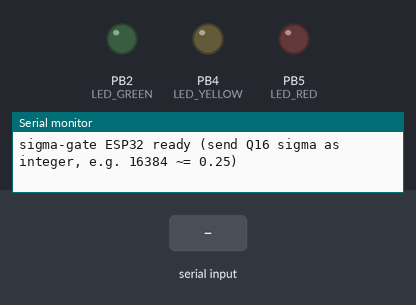
A sketch run on a simulated ATtiny85, built with avr-gcc and run on an emulated ATtiny85. On the bench: output pins drawn as LEDs (lit = HIGH), the last lines printed to the serial monitor. The test bench sets the inputs (shaded band).

Above: at 1.2 s.
1.3 s: "90,45\n" received over Serial
At 2.5 s:
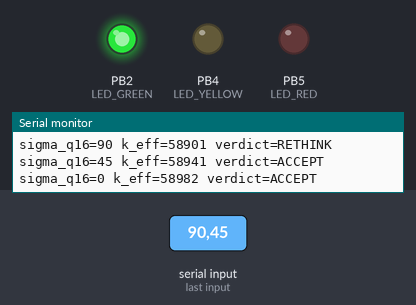
Timing chart, 0 to 4.3 s (numbered marks = the images above; inputs shaded):
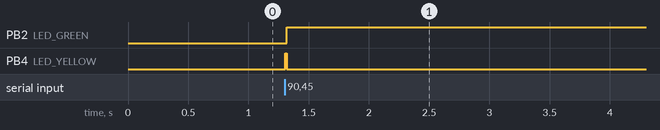

The sketch:

sigma_gate_esp32.ino
```cpp
// (licence header left out)
#include "sigma_gate_tiny.h"

#define LED_GREEN  2
#define LED_YELLOW 4
#define LED_RED    5

static sigma_state_t gate;

static void show_verdict(sigma_verdict_t v) {
    digitalWrite(LED_GREEN, v == SIGMA_ACCEPT ? HIGH : LOW);
    digitalWrite(LED_YELLOW, v == SIGMA_RETHINK ? HIGH : LOW);
    digitalWrite(LED_RED, v == SIGMA_ABSTAIN ? HIGH : LOW);
}

void setup() {
    Serial.begin(115200);
    pinMode(LED_GREEN, OUTPUT);
    pinMode(LED_YELLOW, OUTPUT);
    pinMode(LED_RED, OUTPUT);
    sigma_state_init(&gate);
    Serial.println("sigma-gate ESP32 ready (send Q16 sigma as integer, e.g. 16384 ~= 0.25)");
}

void loop() {
    if (Serial.available()) {
        long v = Serial.parseInt();
        int32_t sigma_q16 = (int32_t)v;
        sigma_update(&gate, sigma_q16, SIGMA_Q16(0.9));
        sigma_verdict_t verdict = sigma_gate(&gate);
        show_verdict(verdict);

        Serial.print("sigma_q16=");
        Serial.print((long)gate.sigma);
        Serial.print(" k_eff=");
        Serial.print((long)gate.k_eff);
        Serial.print(" verdict=");
        if (verdict == SIGMA_ACCEPT)
            Serial.println("ACCEPT");
        else if (verdict == SIGMA_RETHINK)
            Serial.println("RETHINK");
        else
            Serial.println("ABSTAIN");
    }
    delay(10);
}
```

sigma_gate_attiny85.c
```cpp
// (licence header left out)
#ifndef F_CPU
#define F_CPU 1000000UL
#endif

#include "sigma_gate_tiny.h"
#include <avr/io.h>
#include <stdint.h>
#include <util/delay.h>

static void pins_init(void)
{
    DDRB |= (uint8_t)((1 << PB0) | (1 << PB1) | (1 << PB2));
}

static void show_verdict(sigma_verdict_t v)
{
    uint8_t mask = 0;
    if (v == SIGMA_ACCEPT)
        mask |= (1 << PB0);
    if (v == SIGMA_RETHINK)
        mask |= (1 << PB1);
    if (v == SIGMA_ABSTAIN)
        mask |= (1 << PB2);
    PORTB = (PORTB & (uint8_t)~((1 << PB0) | (1 << PB1) | (1 << PB2))) | mask;
}

int main(void)
{
    sigma_state_t gate;

    pins_init();
    sigma_state_init(&gate);

    for (;;) {
        /* Demo: ramp σ in Q16 — replace with ADC / UART in a real build. */
        int32_t sigma_q16 = 12000;
        sigma_update(&gate, sigma_q16, SIGMA_Q16(0.9));
        show_verdict(sigma_gate(&gate));
        _delay_ms(200);
    }
    return 0;
}
```

sigma_gate_tiny.h
```cpp
// (licence header left out)
#ifndef SIGMA_GATE_TINY_H
#define SIGMA_GATE_TINY_H

#include <stdint.h>

#define SIGMA_TINY_Q16     ((int32_t)65536)
#define SIGMA_TINY_K_CRIT  ((int32_t)8323) /* round(0.127 * 65536) */

typedef struct {
    int32_t sigma;
    int32_t d_sigma;
    int32_t k_eff;
} sigma_state_t;

typedef enum {
    SIGMA_ACCEPT = 0,
    SIGMA_RETHINK = 1,
    SIGMA_ABSTAIN = 2,
} sigma_verdict_t;

/* Map [0,1] float literals to Q16 at compile time (MCU toolchains: double OK). */
#define SIGMA_Q16(x) ((int32_t)((double)(x) * 65536.0 + 0.5))

static inline void sigma_state_init(sigma_state_t *st)
{
    if (!st)
        return;
    st->sigma   = 0;
    st->d_sigma = 0;
    st->k_eff   = SIGMA_TINY_Q16;
}

static inline void sigma_update(sigma_state_t *st,
                               int32_t new_sigma_q16,
                               int32_t k_raw_q16)
{
    int32_t delta;
    int64_t ke;
    if (!st)
        return;
    delta       = new_sigma_q16 - st->sigma;
    st->d_sigma = delta;
    st->sigma   = new_sigma_q16;
    ke = ((int64_t)(SIGMA_TINY_Q16 - (int64_t)st->sigma) * (int64_t)k_raw_q16)
        >> 16;
    if (ke < 0)
        ke = 0;
    if (ke > SIGMA_TINY_Q16 - 1)
        ke = SIGMA_TINY_Q16 - 1;
    st->k_eff = (int32_t)ke;
}

static inline sigma_verdict_t sigma_gate(const sigma_state_t *st)
{
    if (!st)
        return SIGMA_ABSTAIN;
    if (st->k_eff < SIGMA_TINY_K_CRIT)
        return SIGMA_ABSTAIN;
    if (st->d_sigma > 0)
        return SIGMA_RETHINK;
    return SIGMA_ACCEPT;
}

#endif /* SIGMA_GATE_TINY_H */
```

sigma_sensor.c
```cpp
// (licence header left out)
#include "sigma_sensor.h"

static int32_t compute_sensor_sigma_q16(sigma_sensor_t *s, int32_t reading)
{
    int64_t diff;
    int64_t num;
    int32_t sg;

    if (!s || s->tolerance <= 0)
        return SIGMA_TINY_Q16 - 1;

    diff = (int64_t)reading - (int64_t)s->baseline;
    if (diff < 0)
        diff = -diff;

    num = diff * (int64_t)SIGMA_TINY_Q16;
    sg = (int32_t)(num / (int64_t)s->tolerance);
    if (sg < 0)
        sg = 0;
    if (sg > SIGMA_TINY_Q16 - 1)
        sg = SIGMA_TINY_Q16 - 1;
    return sg;
}

void sigma_sensor_init(sigma_sensor_t *s, int32_t baseline, int32_t tolerance)
{
    if (!s)
        return;
    s->baseline  = baseline;
    s->tolerance = tolerance;
    s->anomalies = 0;
    sigma_state_init(&s->gate);
}

sigma_verdict_t sigma_sensor_step(sigma_sensor_t *s, int32_t reading)
{
    int32_t         sg;
    sigma_verdict_t v;

    if (!s)
        return SIGMA_ABSTAIN;

    sg = compute_sensor_sigma_q16(s, reading);
    sigma_update(&s->gate, sg, SIGMA_Q16(0.9));
    v = sigma_gate(&s->gate);
    if (v == SIGMA_ABSTAIN)
        s->anomalies++;
    return v;
}
```

sigma_sensor.h
```cpp
// (licence header left out)
#ifndef SIGMA_SENSOR_H
#define SIGMA_SENSOR_H

#include "sigma_gate_tiny.h"
#include <stdint.h>

typedef struct {
    sigma_state_t gate;
    int32_t       baseline;
    int32_t       tolerance;
    uint32_t      anomalies;
} sigma_sensor_t;

void sigma_sensor_init(sigma_sensor_t *s, int32_t baseline, int32_t tolerance);

/* Maps |reading - baseline| / tolerance to Q16 σ, then runs σ_update + σ_gate. */
sigma_verdict_t sigma_sensor_step(sigma_sensor_t *s, int32_t reading);

#endif /* SIGMA_SENSOR_H */
```

Measured:
- after the input at 1.3 s, PB2 (LED_GREEN): LOW → HIGH at once; PB4 (LED_YELLOW): LOW → HIGH at once, → LOW 0.02 s later
